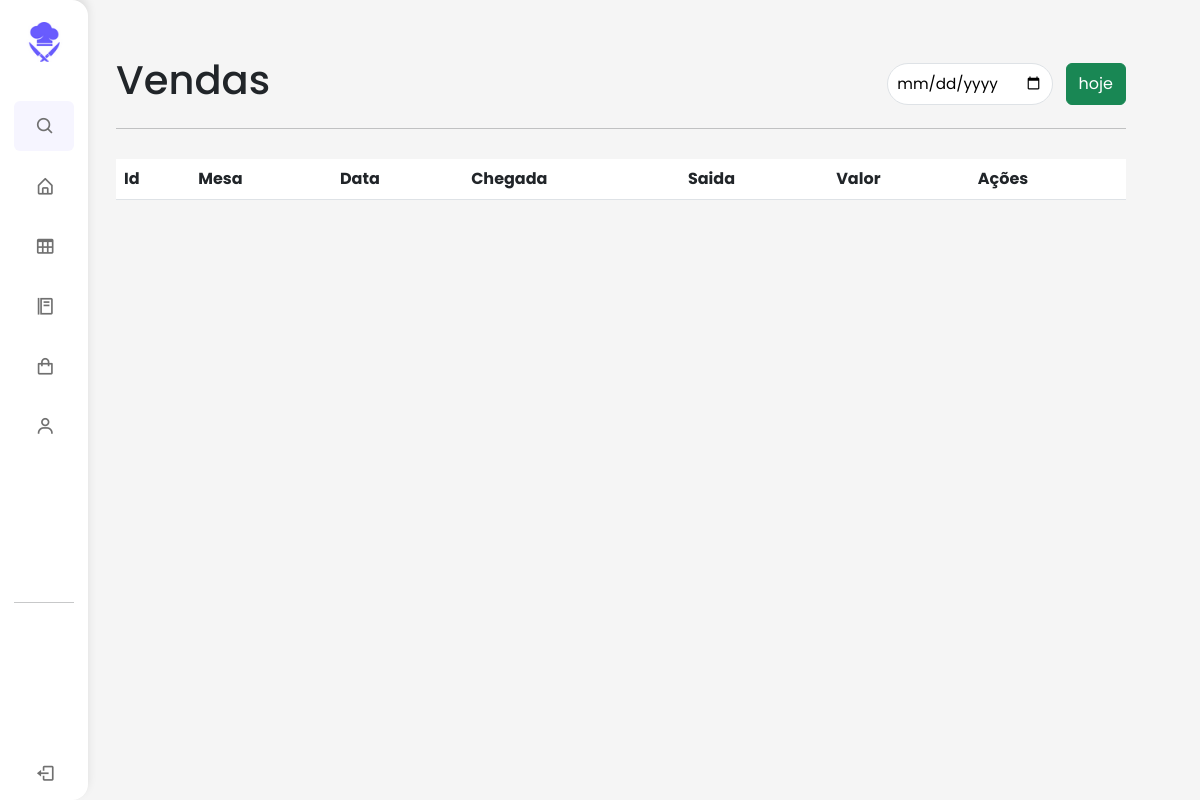
The app's page /View/Venda/vendas.php, older data.
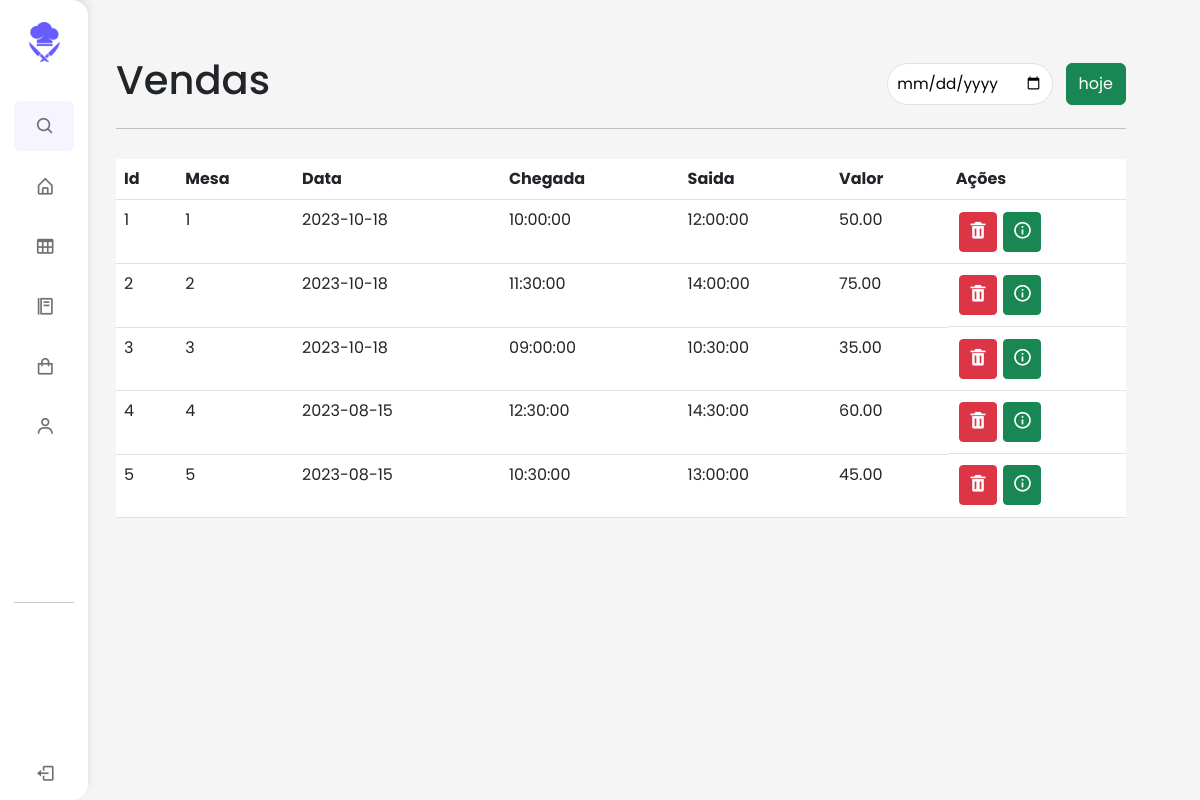
The same page, newer data.
### tables this page shows
create table Venda(
 id integer primary key auto_increment,
 data date,
 horaChegada time,
 horaSaida time,
 aberta boolean,
 valorTotal decimal(10,2),
 id_mesa integer,
 id_funcionario integer,
 FOREIGN KEY (id_mesa) REFERENCES Mesa(id) on delete cascade,
 FOREIGN KEY (id_funcionario) REFERENCES Funcionario(id) on delete cascade
 );

### Connection/Connection.php (called while the page is built)
<?php
class Connection
{
    private static $dsn = 'mysql:host=localhost;dbname=rocketfood;port=3306';
    private static $connection = null;
    private static $username = 'root';
    private static $password = 'root';
    public static function getConnection() : PDO
    {
        if(Connection::$connection == null){
            try {
                Connection::$connection = new PDO(Connection::$dsn, Connection::$username, Connection::$password);
            } catch (PDOException $e) {
                echo $e->getMessage();
            }
        }
        return Connection::$connection;
    }
    public static function getPreparedStatement($sql) : PDOStatement
    {
        $pst = null;
        if(Connection::getConnection() != null){
            try {
                $pst = Connection::$connection->prepare($sql);
            } catch (PDOException $e) {
                echo $e->getMessage();
            }
        }
        return $pst;
    }
}
?>

### models/DAO/DAOVenda.php (called while the page is built, shortened)
<?php
class DaoVenda
{
    public function listAll()
    {
        $pst = Connection::getPreparedStatement('select * from venda;');
        $pst->execute();
        $lista = $pst->fetchAll(PDO::FETCH_ASSOC);
        return $lista;
    }
    public function getMesa($id)
    {
        $pst = Connection::getPreparedStatement('select numero from mesa where id = ?;');
        $pst->bindValue(1, $id);
        $pst->execute();
        $list = $pst->fetch(PDO::FETCH_ASSOC);
        return $list;
    }
}
?>

### View/Venda/vendas.php (the view, shortened to what this page needs)
<?php require_once "..\sidebar.php"; ?>
<link rel="stylesheet" href="..\..\styles\venda.css">
<div class="home">
    <div class="principal">
        <div class="Add-Table">
            <h1>Vendas</h1>
            <div class="filtro-btn">
                <form action="vendas.php">
                    <input type="date" type='submit' class="filtro-data" class="form-control" name="filtro-data" id="filtro-data">
                </form>
                <button class="btn btn-success" data-bs-toggle="modal" data-bs-target="#day-Venda">hoje</button>
            </div>
        </div>
        <hr>
        <ul class="list-table">
            <?php
            require_once BASE . '/models/DTO/venda.php';
            require_once BASE . '/Connection/Connection.php';
            require_once BASE . '/models/DAO/Daovenda.php';
            $daovenda = new Daovenda();
            $lista = $daovenda->listAll();
            ?>
            <table class="table">
                <tr>
                    <th>
                        Id
                    </th>
                    <th>
                        Mesa
                    </th>
                    <th>
                        Data
                    </th>
                    <th>
                        Chegada
                    </th>
                    <th>
                        Saida
                    </th>
                    <th>
                        Valor
                    </th>
                    <th>
                        Ações
                    </th cosplan="2">
                </tr>
                <?php
                foreach ($lista as $registro) {
                    $arraymesa = $daovenda->getMesa($registro['id_mesa']);
                ?>
                    <tr>
                        <td>
                            <?= $registro['id'] ?>
                        </td>
                        <td>
                            <?= implode($arraymesa) ?>
                        </td>
                        <td>
                            <?= $registro['data'] ?>
                        </td>
                        <td>
                            <?= $registro['horaChegada'] ?>
                        </td>
                        <td>
                            <?php
                            if ($registro['horaSaida'] != null) {
                                echo $registro['horaSaida'];
                            }
                            ?>
                        </td>
                        <td>
                            <?php
                            if ($registro['valorTotal'] != null) {
                                echo $registro['valorTotal'];
                            }
                            ?>
                        </td>
                        <td class="btn-acoes">
                            <button class="btn btn-danger icon btn-sm" data-bs-toggle="modal" data-bs-target="#delete-venda<?= $registro['id'] ?>"><i class='bx bxs-trash'></i></i></button>
                            <button class="btn btn-success icon btn-sm" data-bs-toggle="modal" data-bs-target="#info-Venda" data-id="<?= $registro['id'] ?>"><i class='bx bx-info-circle'></i></button>
                        </td>
                    </tr>
                <?php
                }
                ?>
            </table>
        </ul>
    </div>
</div>
                    <?php
                    require_once BASE . '/models/DTO/Venda.php';
                    require_once BASE . '/Connection/Connection.php';
                    require_once BASE . '/models/DAO/DaoVenda.php';
                    ?>

Row changes from the older to the newer data that the page shows:
added venda: id "1", arraymesa "1", data "2023-10-18", horaChegada "10:00:00", horaSaida "12:00:00", valorTotal "50.00"
added venda: id "2", arraymesa "2", data "2023-10-18", horaChegada "11:30:00", horaSaida "14:00:00", valorTotal "75.00"
added venda: id "3", arraymesa "3", data "2023-10-18", horaChegada "09:00:00", horaSaida "10:30:00", valorTotal "35.00"
added venda: id "4", arraymesa "4", data "2023-08-15", horaChegada "12:30:00", horaSaida "14:30:00", valorTotal "60.00"
added venda: id "5", arraymesa "5", data "2023-08-15", horaChegada "10:30:00", horaSaida "13:00:00", valorTotal "45.00"
